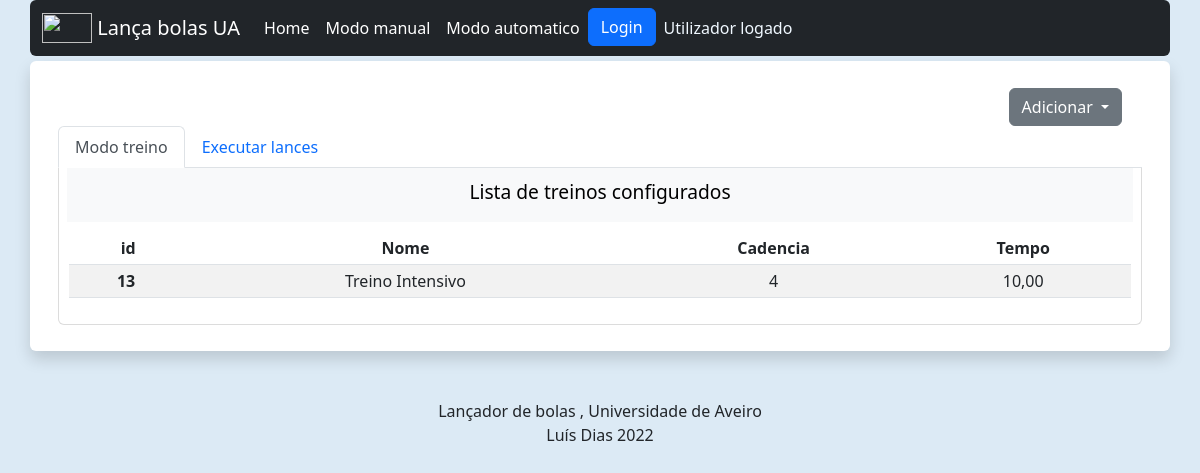
The app's page /modoauto (signed in) with its own data.
### appBolas/models.py (models this page shows, shortened)
class treino(models.Model):
    nomeTreino=models.CharField('Nome do Treino',max_length=20)
    lances = models.ManyToManyField(lance)
    Qt_bolas_lance=models.IntegerField("Bolas lançadas por lance", default=5)            # Bolas lançadas por cada lance
    maxBolasTreino=models.IntegerField("Maximo de bolas por treino", default=200)        # Maximo de bolas por cada treino
    class cadencia(models.IntegerChoices):
            Baixa = 4
            Media = 3
            Alta = 2
            Elevada = 1
    cadenciaTreino = models.IntegerField("Cadencia do treino",choices=cadencia.choices, default=1)
    dataCriacao = models.DateTimeField("Data",default=datetime.now, editable=False)
    tempoTreino=models.DecimalField("Tempo de treino em minutos", default=5, max_digits=5, decimal_places=2)
    class Seqlances(models.IntegerChoices):
            ALEATORIA = 1
            SEQUENCIAL = 2
    SequenciaLances = models.IntegerField("Sequencia de lances",choices=Seqlances.choices, default=1)
    '''
        ALEATORIA = 'AL'
    SEQUENCIAL = 'SQ'
    ALEATORIA_SEQUENCIAL = [
        (ALEATORIA, 'Aleatória'),
        (SEQUENCIAL, 'Sequencial'),
    ]
    SequenciaLances = models.CharField('Sequencia de lances',
        max_length=2,
        choices=ALEATORIA_SEQUENCIAL,
        default=ALEATORIA,
    )
    '''

### appBolas/views.py (the view)
# urls.py: path("modoauto", views.modoauto, name="modoauto"),                          # Quando vem um pedido de 'modoauto' browser retorna a funcao modoauto     NÃO UTILIZADO!!!!
@csrf_exempt
def modoauto(request):
    is_ajax = request.headers.get('X-Requested-With') == 'XMLHttpRequest'
    if is_ajax:                                                                 # Se o metodo for ajax, então a resposta é em JSON
        if request.method=="GET":                                                # Se GET então
            todos = list(treino.objects.all().values())                             # Recebe os valores da base de dados
            return JsonResponse({'context': todos}, status=200)                     # Envia os valores por JSON, e retorna 200(ok)
        if request.method=="POST":                                              # Se o methodo for POST então
            dataFromPost=json.load(request)                                         # recebe os valores de POST
            if "idlance" in dataFromPost:                                       # idlance, é só para lances
                dbLance = LanceDB.objects.get(id=dataFromPost["idlance"])
                print("Lance " + str(dataFromPost["idlance"]))
                respostaJson={
                    'nomeLance': dbLance.nomeLance,
                    'anguloX': dbLance.anguloX,
                    'anguloY': dbLance.anguloY,
                    'anguloInclinacao': dbLance.anguloInclinacao,
                    'velocidadeRoloEsq': dbLance.velocidadeRoloEsq,
                    'velocidadeRoloDir': dbLance.velocidadeRoloDir,
                }
                return JsonResponse(respostaJson, status=200)
            if "id" in dataFromPost:                                                        # se houver um pedido com id na mensagem então
                dbTreino = treino.objects.get(id=dataFromPost["id"])                           #  vou ao models buscar toda a informacao do treino
                serialized_q = serializers.serialize('json', dbTreino.lances.all())            #  e serializo para poder enviar por ajax para o front
                lancesJson={}                                                                  #  cria um Dicionario para guardar os lances iterados
                i=0                                                                            #  declara um indice auxiliar
                lances = dbTreino.lances.all()                                                 #  recebe os lances dentro de uma estrutura
                lancesJson = {'lance' + str(i): lance.nomeLance for i, lance in enumerate(dbTreino.lances.all())}
                print(lancesJson)
                respostaJson={
                    'statusID': dbTreino.id,
                    'lances' : lancesJson,
                    'tituloTreino': dbTreino.nomeTreino,
                    'dataCriacao' : dbTreino.dataCriacao,
                    'cadenciaTreino'   : dbTreino.cadenciaTreino,
                    'sequenciaLances'  : dbTreino.SequenciaLances,
                }
                return JsonResponse(respostaJson, status=200)
            if "tipoRequisicao" in dataFromPost:
                if(dataFromPost["tipoRequisicao"]=="START"):            # Inicia o treino e envia o ID
                    if "id_treino" in dataFromPost:
                        print("START TREINO")
                        engineLancador.start((dataFromPost["id_treino"]), tipo="treino")
                    if "id_lance" in dataFromPost:
                        dictLance= { "cadencia": dataFromPost["cadencia_lance"],
                                      "qtBolas": dataFromPost["qtBolas"]  }
                        engineLancador.start((dataFromPost["id_lance"]), tipo="lance", dataLance=dictLance  )
                        print("START LANCE")
                        pass
                    respostaJson={'status': "ok",}
                elif(dataFromPost["tipoRequisicao"]=="STOP"):           # Pará o treino e envia o ID de paragem
                    if "id_treino" in dataFromPost:
                        engineLancador.stop(tipo="treino")
                    if "id_lance" in dataFromPost:
                        engineLancador.stop(tipo="lance")
                        pass
                    respostaJson={'status': "ok",}
                elif(dataFromPost["tipoRequisicao"]=="RESUME"):
                    if "id_treino" in dataFromPost:
                        engineLancador.resume(tipo="treino")
                    if "id_lance" in dataFromPost:
                        engineLancador.resume(tipo="lance")
                        print("RESUME LANCE")
                        pass
                    respostaJson={'status': "run",}
                elif(dataFromPost["tipoRequisicao"]=="PAUSE"):
                    if "id_treino" in dataFromPost:
                        engineLancador.pause(tipo="treino")
                    if "id_lance" in dataFromPost:
                        engineLancador.pause(tipo="lance")
                        print("PAUSE LANCE")
                        pass
                    respostaJson={'status': "pause",}
                    pass
                elif((dataFromPost["tipoRequisicao"]=="GET_INFO")):                             #  se a requisição for para infor do treino
                    respostaJson={                                                              #  responde com
                    'timeLeft': engineLancador.get_timeleft(tipo="treino"),                #  tempo restante do treino
                    'get_percentleft' : engineLancador.get_percentleft(tipo="treino"),     #  percentagem que falta para acabar o treino
                    'get_Aexecutar' : engineLancador.get_Aexecutar(),              #  Qual o lance que está a ser executado
                    'isStoped'    : engineLancador.isStoped(tipo="treino")
                    }
                elif((dataFromPost["tipoRequisicao"]=="GET_INFO_LANCE")):
                    if(engineLancador.threadLance.runing==False):
                        engineLancador.threadLance.stop()
                    respostaJson={
                    'qtBolasLeft': engineLancador.get_bolasLancadasLeft(tipo="lance"),
                    'get_percent' : engineLancador.get_percentleft(tipo="lance"),
                    'isStoped'    : engineLancador.isStoped(tipo="lance")
                    }
                else:                                                                           # Caso nenhuma opção seja válida
                    return JsonResponse({'status': 'Invalid request'}, status=400)              # responde com Invalid request
                return JsonResponse(respostaJson, status=200)
        return JsonResponse({'status': 'Invalid request'}, status=400)
    else:                                       # else não é AJAX, e devolve a página.
        if str(request.user) == 'AnonymousUser':                                # Se o usuario não estiver logado
            msgQuemEstaLogado='Utilizador não logado'                            # Constroi uma mensagem que indica se está logado ou não
        else:
            msgQuemEstaLogado= 'Utilizador logado'
        dbTreinos= treino.objects.all()
        dblances = LanceDB.objects.all()
        context={
            "treinos": dbTreinos,
            "lances":dblances,
            'logado': msgQuemEstaLogado,
            'showLogedIcons': request.user.is_authenticated,                    # Retorna um valor boleano para mostrar ou não o menu de settings
        }
        return render(request, 'modoauto.html', context)

### appBolas/templates/modoauto.html (shortened to what this page needs)
{% extends 'base.html' %}
{% load static %}
{% block css %}
    <link rel="stylesheet" type="text/css" href="{% static 'css/bootstrap.css' %}">
    <link rel="stylesheet" type="text/css" href="{% static 'css/style.css' %}">
    <link rel="stylesheet" href="{% static 'images/icons/bootstrap-icons.css' %} ">
    <link rel="stylesheet" type="text/css" href="{% static 'css/jquery.dataTables.min.css' %}">
{% endblock css%}
{% block body %}
<div class="col-lg-12 align-items-center" id="ColunaContainer" style="margin-top: 1%;">
  <div class="dropdown" style="text-align: right; padding-right: 20px;">
      <button class="btn btn-secondary dropdown-toggle" type="button" id="dropdownAdicionar"
          data-bs-toggle="dropdown" aria-expanded="false">
          Adicionar
      </button>
  </div>
  <nav>
      <div class="nav nav-tabs" id="nav-tab" role="tablist">
          <button class="nav-link active" id="nav-home-tab" data-bs-toggle="tab"
              data-bs-target="#nav-treino" type="button" role="tab" aria-controls="nav-home"
              aria-selected="true">Modo treino</button>
          <button class="nav-link" id="nav-profile-tab" data-bs-toggle="tab" data-bs-target="#nav-lances"
              type="button" role="tab" aria-controls="nav-profile" aria-selected="false">Executar lances
          </button>
      </div>
  </nav>
  <div class="tab-content" id="div-NaveBody">
      <div class="tab-pane fade show active" id="nav-treino" role="tabpanel"
          aria-labelledby="nav-home-tab">
          <div class="bg-light" id="tituloListas_treinos">
            Lista de treinos configurados
          </div>
          <div class="table-responsive" style="margin: 10px;">
            <table class=" table table-sm table-striped" id="id_table" data-url={% url 'modoauto' %}>
              <thead>
                <tr>
                  <th scope="col" class="text-center">&nbsp; id</th>
                  <th scope="col" class="text-center">Nome</th>
                  <th scope="col" class="text-center">Cadencia</th>
                  <th scope="col" class="text-center">Tempo</th>
                </tr>
              </thead>
              <tbody id="tableTreinoBody">
                {% for treino in treinos %}
                <tr data-id="{{treino.id}}">
                  <th scope="row">&nbsp;{{treino.id}}</th>
                  <td>{{treino.nomeTreino}}</td>
                  <td>{{treino.cadenciaTreino}}</td>
                  <td>{{treino.tempoTreino}}</td>
                </tr>
                {% endfor %}
              </tbody>
            </table>
          </div>
</div>
{% endblock body %}
{% block nav-lances %}
</div>
{% endblock nav-lances %}

### appBolas/static/css/style.css (style rules this page uses)
body { background-color: rgb(220, 234, 245); }
#ColunaContainer { position: relative; }
#nav-treino, #nav-lances { border-width: 1px; border-style: solid; border-top: 0px; border-color: gainsboro; border-bottom-left-radius: 6px; border-bottom-right-radius: 6px; }
#tituloListas_lances,#tituloListas_treinos { margin:8px; margin-top: 0px; padding: 15px; padding-top: 10px; font-style: normal; font-size: larger; text-align: center; color: black; }

### records on screen
treino: id "13", nomeTreino "Treino Intensivo", cadenciaTreino "4", tempoTreino "10,00"

### other values on screen
{{ logado }} "Utilizador logado"
